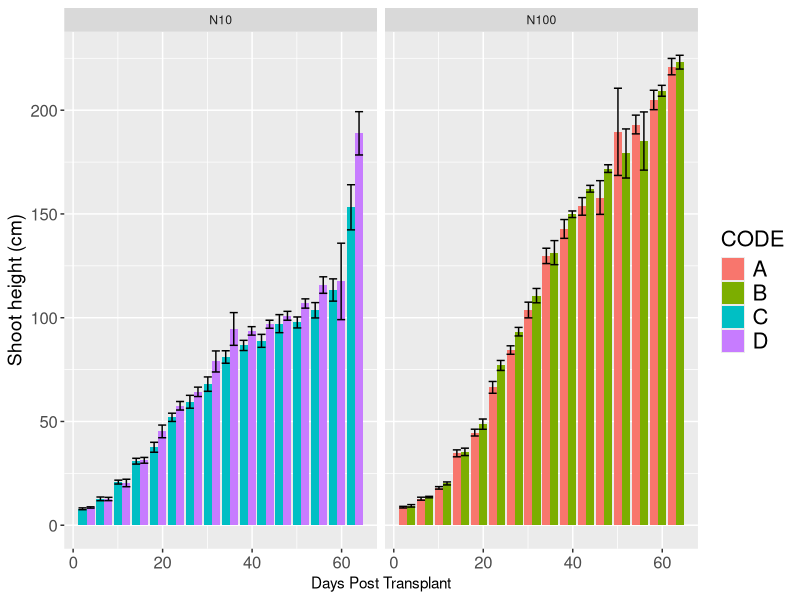
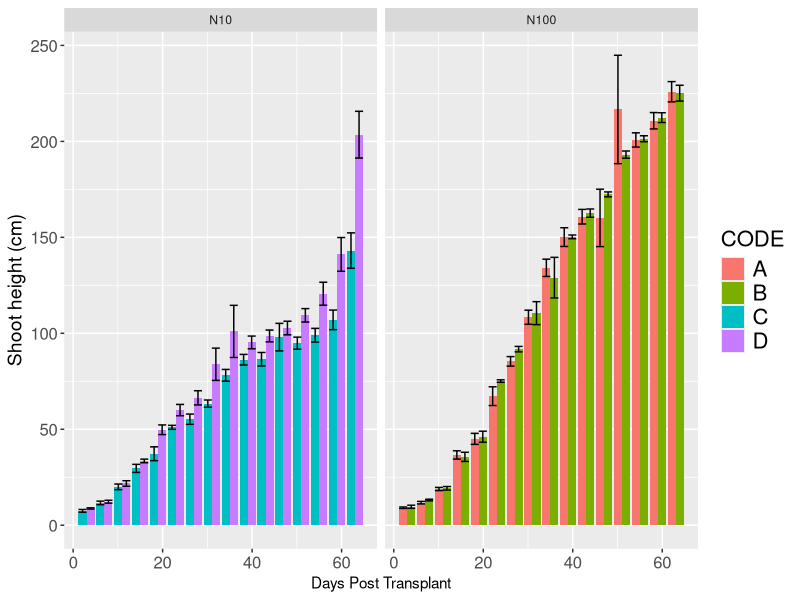
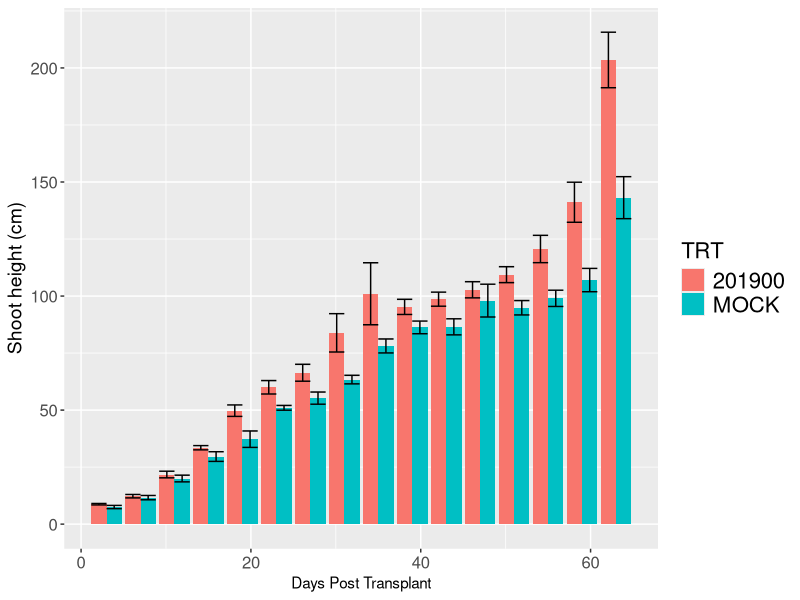

These figures' R source, in order:
## ---- chunk 1
knitr::opts_chunk$set(echo = TRUE)
## ---- chunk 2
library(tidyverse)
library(lsmeans)
library(cowplot)
library(lsmeans)
theme_set(theme_grey())
## ---- chunk 3

height_data <- read.csv("./201900_inoc_height_Q4_2018.csv", header = T)
str(height_data)
## ---- chunk 4
# subset the total raw data based on nitrogen treatment
N10_height_data <- filter(height_data, NITROGEN == "N10")
N100_height_data <- filter(height_data, NITROGEN == "N100")

# Group the full dataset
height_data_grouped <- group_by(height_data, NITROGEN, TRT, CODE, DPT)

# group the subsets for plotting later
height_N10_grouped <- group_by(N10_height_data, TRT, CODE, DPT)
height_N100_grouped <- group_by(N100_height_data, TRT, CODE, DPT)

## ---- chunk 5
# Creating a function that provides 95% CI for the data vector using a t-distribution

conf_int95 <- function(data) {
    n <- length(data)
    error <- qt(0.975, df=n-1) * sd(data, na.rm = TRUE)/sqrt(n)
    return(error)
}

# Create a function that calculates the standard error for the data

std_error <- function(data) {
  n <- length(data)
  se <- sd(data, na.rm = TRUE)/sqrt(n)
  return(se)
}
## ---- chunk 6

stat_all_height <- summarise(height_data_grouped, N=length(Height_cm), Average=mean(Height_cm, na.rm = TRUE), CI95=conf_int95(Height_cm), SE=std_error(Height_cm))

stat_N10_height <- summarise(height_N10_grouped, N=length(Height_cm), Average=mean(Height_cm, na.rm = TRUE), CI95=conf_int95(Height_cm), SE=std_error(Height_cm))

stat_N100_height <- summarise(height_N100_grouped, N=length(Height_cm), Average=mean(Height_cm, na.rm = TRUE), CI95=conf_int95(Height_cm), SE=std_error(Height_cm))
## ---- chunk 7
# All TRT Plot
all_height_time_bar <- ggplot(stat_all_height, aes(x = DPT, y = Average, fill = CODE))
all_height_time_bar <- all_height_time_bar + geom_bar(stat = "identity", aes(y = Average),
                                                      position = position_dodge())
all_height_time_bar <- all_height_time_bar + labs(x="Days Post Transplant", y="Shoot height (cm)")
all_height_time_bar <- all_height_time_bar + geom_errorbar(aes(ymin=Average-SE, ymax=Average+SE),
                                                           position = position_dodge())
all_height_time_bar <- all_height_time_bar + theme(
  axis.text.x = element_text(size = 12),
  #axis.ticks.x = element_blank(),
  axis.text.y = element_text(size = 12),
  #axis.title.x = element_blank(),
  axis.title.y = element_text(size = 14),
  legend.text = element_text(size = 16),
  legend.title = element_text(size = 16))

all_height_time_bar <- all_height_time_bar + facet_grid(~NITROGEN)
all_height_time_bar
## ---- chunk 8
height_data_4reps <- filter(height_data, REP != "R1" &
                              REP != "R2" &
                              REP != "R7")
## ---- chunk 9
# subset the total raw data based on nitrogen treatment
N10_height_4R_data <- filter(height_data_4reps, NITROGEN == "N10")
N100_height_4R_data <- filter(height_data_4reps, NITROGEN == "N100")

# Group the full dataset
height_data_4R_grouped <- group_by(height_data_4reps, NITROGEN, TRT, CODE, DPT)

# group the subsets for plotting later
height_N10_4R_grouped <- group_by(N10_height_4R_data, TRT, CODE, DPT)
height_N100_4R_grouped <- group_by(N100_height_4R_data, TRT, CODE, DPT)

## ---- chunk 10

stat_all_4R_height <- summarise(height_data_4R_grouped, N=length(Height_cm), Average=mean(Height_cm, na.rm = TRUE), CI95=conf_int95(Height_cm), SE=std_error(Height_cm))

stat_N10_4R_height <- summarise(height_N10_4R_grouped, N=length(Height_cm), Average=mean(Height_cm, na.rm = TRUE), CI95=conf_int95(Height_cm), SE=std_error(Height_cm))

stat_N100_4R_height <- summarise(height_N100_4R_grouped, N=length(Height_cm), Average=mean(Height_cm, na.rm = TRUE), CI95=conf_int95(Height_cm), SE=std_error(Height_cm))
## ---- chunk 11
# All TRT Plot
all_height_4R_time_bar <- ggplot(stat_all_4R_height, aes(x = DPT, y = Average, fill = CODE))
all_height_4R_time_bar <- all_height_4R_time_bar + geom_bar(stat = "identity", aes(y = Average),
                                                      position = position_dodge())
all_height_4R_time_bar <- all_height_4R_time_bar + labs(x="Days Post Transplant", y="Shoot height (cm)")
all_height_4R_time_bar <- all_height_4R_time_bar + geom_errorbar(aes(ymin=Average-SE, ymax=Average+SE),
                                                           position = position_dodge())
all_height_4R_time_bar <- all_height_4R_time_bar + theme(
  axis.text.x = element_text(size = 12),
  #axis.ticks.x = element_blank(),
  axis.text.y = element_text(size = 12),
  #axis.title.x = element_blank(),
  axis.title.y = element_text(size = 14),
  legend.text = element_text(size = 16),
  legend.title = element_text(size = 16))
all_height_4R_time_bar <- all_height_4R_time_bar + facet_wrap(~NITROGEN)
all_height_4R_time_bar
## ---- chunk 12
# All TRT Plot
all_height_4R_time_bar <- ggplot(stat_N10_4R_height, aes(x = DPT, y = Average, fill = TRT))
all_height_4R_time_bar <- all_height_4R_time_bar + geom_bar(stat = "identity", aes(y = Average),
                                                      position = position_dodge())
all_height_4R_time_bar <- all_height_4R_time_bar + labs(x="Days Post Transplant", y="Shoot height (cm)")
all_height_4R_time_bar <- all_height_4R_time_bar + geom_errorbar(aes(ymin=Average-SE, ymax=Average+SE),
                                                           position = position_dodge())
all_height_4R_time_bar <- all_height_4R_time_bar + theme(
  axis.text.x = element_text(size = 12),
  #axis.ticks.x = element_blank(),
  axis.text.y = element_text(size = 12),
  #axis.title.x = element_blank(),
  axis.title.y = element_text(size = 14),
  legend.text = element_text(size = 16),
  legend.title = element_text(size = 16))
all_height_4R_time_bar
